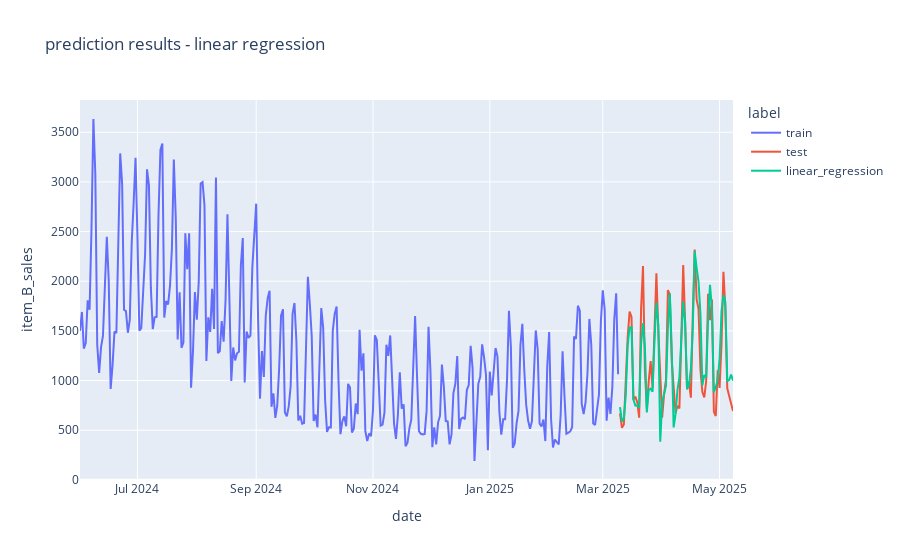

Here is the notebook cell this chart was saved with:
### Code cell
y_train_for_plot = pd.DataFrame(y_train).assign(label='train')
y_test_for_plot = pd.DataFrame(y_test).assign(label='test')
lr_pred_for_plot = pd.DataFrame(lr_pred, columns=['item_B_sales'], index=y_test.index).assign(label='linear_regression')

px.line(pd.concat((y_train_for_plot, y_test_for_plot, lr_pred_for_plot)), 
        y="item_B_sales",
        color='label', 
        title='prediction results - linear regression')
